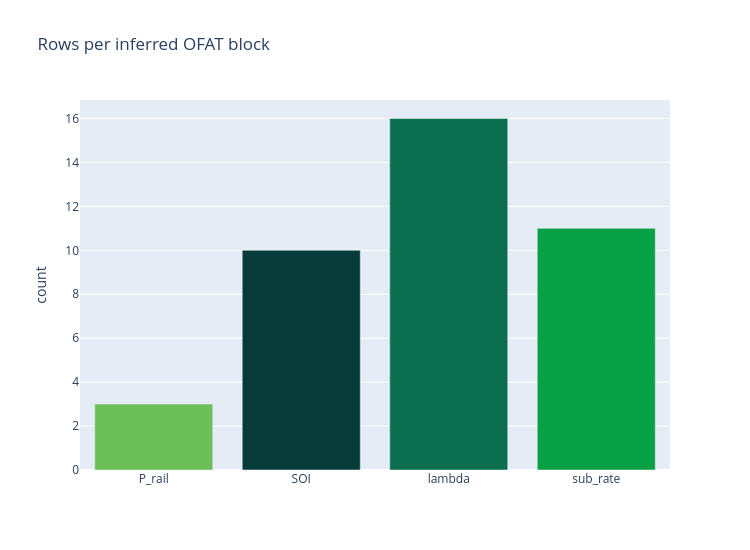

The notebook cell this image was saved under:
### Markdown cell above
**Equation implemented above** — for input $c$ and row $i$:

$$
\text{deviation}_{i,c} = \frac{\left| x_{i,c} - \text{median}(x_{:,c}) \right|}{\max(x_{:,c}) - \min(x_{:,c})}
\qquad\Longrightarrow\qquad
\text{block}_i = \arg\max_{c} \; \text{deviation}_{i,c}
$$

i.e. whichever input sits furthest from its own dataset median, scaled
by its own range, is taken as the swept variable for that row.

### Code cell
block_names, block_sizes = np.unique(ofat_block, return_counts=True)
fig = go.Figure(go.Bar(
    x=list(block_names), y=list(block_sizes),
    marker_color=[VARIABLE_COLORS[b] for b in block_names],
))
fig.update_layout(title="Rows per inferred OFAT block", yaxis_title="count",
                   width=750, height=550)
fig.show()
fig.write_html(str(HTML_DIR / "A3_02_block_counts.html"), include_plotlyjs="inline")

### Figure 1 — Plotly figure (JSON) as saved in the notebook; plotly's stock layout.template omitted (floating-point values rounded to 4 significant figures)
{"data": [{"marker": {"color": ["#6bbf59", "#073b3a", "#0b6e4f", "#08a045"]}, "type": "bar", "x": ["P_rail", "SOI", "lambda", "sub_rate"], "y": [3, 10, 16, 11]}], "layout": {"height": 550, "title": {"text": "Rows per inferred OFAT block"}, "width": 750, "yaxis": {"title": {"text": "count"}}}}
